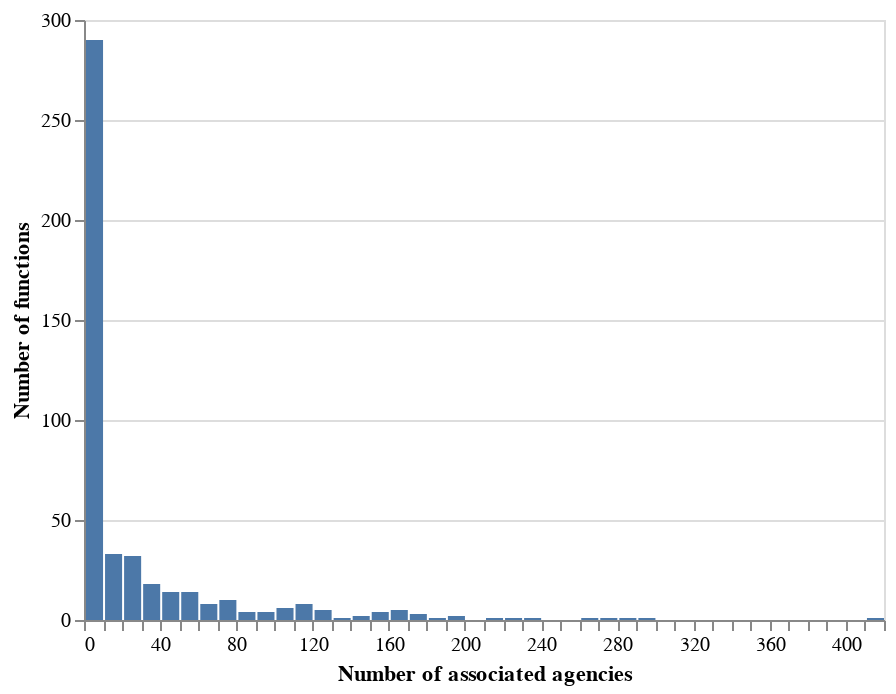

This figure's notebook cell:
### Markdown cell above
## Show how agencies are distributed across functions

### Code cell
# Bin the agencies to make it wasier to read
alt.Chart(df).mark_bar().encode(
    x=alt.X('total:Q', bin=alt.Bin(step=10), title='Number of associated agencies'),
    y=alt.Y('count()', title='Number of functions'),
    tooltip=[alt.Tooltip('total:Q', bin=alt.Bin(step=10), title='Agencies'), alt.Tooltip('count()', title='Functions')]
)

### Figure 1 — Vega-Lite specification as saved in the notebook (floating-point values rounded to 4 significant figures; data arrays with more than 128 entries replaced by an {"elided": "..."} marker saying what was removed)
{"config": {"view": {"continuousWidth": 400, "continuousHeight": 300}}, "data": {"name": "data-aba487397ab4f3134276fc6ae45d1825"}, "mark": "bar", "encoding": {"tooltip": [{"type": "quantitative", "bin": {"step": 10}, "field": "total", "title": "Agencies"}, {"type": "quantitative", "aggregate": "count", "title": "Functions"}], "x": {"type": "quantitative", "bin": {"step": 10}, "field": "total", "title": "Number of associated agencies"}, "y": {"type": "quantitative", "aggregate": "count", "title": "Number of functions"}}, "$schema": "https://vega.github.io/schema/vega-lite/v4.8.1.json", "datasets": {"data-aba487397ab4f3134276fc6ae45d1825": {"elided": "472 records"}}}
